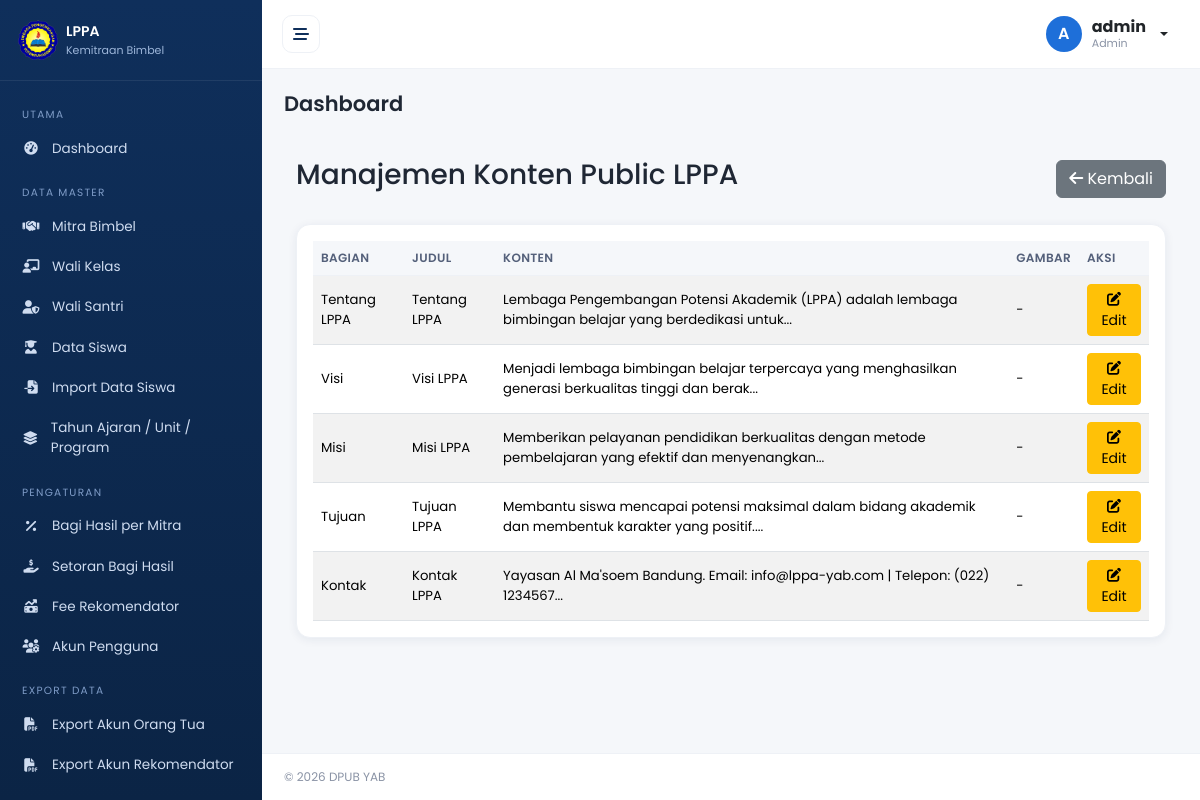
Screenshot of /admin/konten_lppa.php (signed in) with the database file from the repository.
### tables this page shows
CREATE TABLE `konten_lppa` (
  `id` int(11) NOT NULL,
  `bagian` enum('tentang','visi','misi','tujuan','kontak') NOT NULL,
  `judul` varchar(200) NOT NULL,
  `konten` text NOT NULL,
  `gambar` varchar(255) DEFAULT NULL,
  `created_by` int(11) DEFAULT NULL,
  `created_at` timestamp NOT NULL DEFAULT current_timestamp(),
  `updated_at` timestamp NOT NULL DEFAULT current_timestamp() ON UPDATE current_timestamp()
);

### config/app.php (called while the page is built, shortened)
<?php
function base_url(string $path = ''): string {
    $script = str_replace('\\', '/', dirname($_SERVER['SCRIPT_NAME'] ?? '/'));
    $parts = explode('/', trim($script, '/'));
    $last  = end($parts);
    if (in_array($last, ['admin', 'mitra', 'wali', 'orang_tua', 'auth', 'reports'], true)) {
        array_pop($parts);
    }
    $base = '/' . implode('/', array_filter($parts));
    $base = rtrim($base, '/');
    if ($path !== '') {
        $qpos = strpos($path, '?');
        $pathOnly = $qpos !== false ? substr($path, 0, $qpos) : $path;
        $queryStr = $qpos !== false ? substr($path, $qpos) : '';
        if (substr($pathOnly, -4) === '.php') {
            $pathOnly = substr($pathOnly, 0, -4);
        }
        $path = $pathOnly . $queryStr;
    }
    return $base . '/' . ltrim($path, '/');
}
require_once __DIR__ . '/database.php';
require_once __DIR__ . '/../includes/functions.php';

### config/database.php (called while the page is built, shortened)
<?php
function db(): PDO {
    static $pdo = null;
    if ($pdo === null) {
        $dsn = 'mysql:host=' . DB_HOST . ';dbname=' . DB_NAME . ';charset=' . DB_CHARSET;
        try {
            $pdo = new PDO($dsn, DB_USER, DB_PASS, [
                PDO::ATTR_ERRMODE            => PDO::ERRMODE_EXCEPTION,
                PDO::ATTR_DEFAULT_FETCH_MODE => PDO::FETCH_ASSOC,
                PDO::ATTR_EMULATE_PREPARES   => false,
            ]);
        } catch (PDOException $e) {
            die('Koneksi database gagal: ' . htmlspecialchars($e->getMessage()));
        }
    }
    return $pdo;
}

### includes/functions.php (called while the page is built, shortened)
<?php
function e($v): string { return htmlspecialchars((string)$v, ENT_QUOTES, 'UTF-8'); }

### admin/konten_lppa.php (the view, shortened to what this page needs)
<?php
$kontenQuery = db()->query("SELECT * FROM konten_lppa ORDER BY bagian");
$konten = $kontenQuery->fetchAll();
$kontenArray = [];
foreach ($konten as $k) {
    $kontenArray[$k['bagian']] = $k;
}
require_once __DIR__ . '/../includes/header.php';
?>
<div class="container-fluid py-4">
    <div class="d-flex justify-content-between align-items-center mb-4">
        <h3>Manajemen Konten Public LPPA</h3>
        <a href="<?= base_url('admin/index.php') ?>" class="btn btn-secondary">
            <i class="fa-solid fa-arrow-left"></i> Kembali
        </a>
    </div>
    <div class="card">
        <div class="card-body">
            <div class="table-responsive">
                <table class="table table-striped">
                    <thead>
                        <tr>
                            <th>Bagian</th>
                            <th>Judul</th>
                            <th>Konten</th>
                            <th>Gambar</th>
                            <th>Aksi</th>
                        </tr>
                    </thead>
                    <tbody>
                        <?php foreach ($kontenArray as $bagian => $k): ?>
                            <tr>
                                <td>
                                    <?php
                                    $bagianLabel = match($bagian) {
                                        'tentang' => 'Tentang LPPA',
                                        'visi' => 'Visi',
                                        'misi' => 'Misi',
                                        'tujuan' => 'Tujuan',
                                        'kontak' => 'Kontak',
                                        default => $bagian
                                    };
                                    ?>
                                    <?= e($bagianLabel) ?>
                                </td>
                                <td><?= e($k['judul']) ?></td>
                                <td><?= substr(strip_tags($k['konten']), 0, 100) ?>...</td>
                                <td>
                                    <?php if ($k['gambar']): ?>
                                        <img src="<?= base_url('uploads/konten/' . e($k['gambar'])) ?>" alt="" style="max-width: 100px; max-height: 100px;">
                                    <?php else: ?>
                                        -
                                    <?php endif; ?>
                                </td>
                                <td>
                                    <button class="btn btn-sm btn-warning" onclick="editKonten('<?= $bagian ?>')">
                                        <i class="fa-solid fa-edit"></i> Edit
                                    </button>
                                </td>
                            </tr>
                        <?php endforeach; ?>
                    </tbody>
                </table>
            </div>
        </div>
    </div>
</div>
<?php require_once __DIR__ . '/../includes/footer.php'; ?>

### assets/css/style.css (style rules this page uses)
:root { --navy:#0f2f5b; --navy-700:#14406f; --blue:#1e6fd9; --blue-100:#e8f1fd; --gray-50:#f5f7fa; --gray-100:#eef1f6; --gray-400:#8a93a5; --text:#1f2734; --green:#16a34a; --amber:#d97706; --red:#dc2626; --radius:14px; --shadow:0 2px 10px rgba(15,47,91,.07); --sidebar-w:262px; }
* { box-sizing:border-box }
html,body { overflow-x:hidden }
body { margin:0;font-family:'Poppins',system-ui,sans-serif;background:var(--gray-50);color:var(--text);font-size:14px }
a { text-decoration:none }
.card { border:1px solid var(--gray-100);border-radius:var(--radius);box-shadow:var(--shadow) }
.table { font-size:13.2px;margin:0 }
.table>thead th { background:var(--gray-50);color:#54607a;font-weight:600;font-size:12px;text-transform:uppercase;letter-spacing:.03em;white-space:nowrap;border-bottom:1px solid var(--gray-100) }
.table>tbody td { vertical-align:middle }

### rows the page displays
konten_lppa: bagianLabel "Tentang LPPA", judul "Tentang LPPA", konten "Lembaga Pengembangan Potensi Akademik (LPPA) adalah lembaga bimbingan belajar yang berdedikasi untuk"
konten_lppa: bagianLabel "Visi", judul "Visi LPPA", konten "Menjadi lembaga bimbingan belajar terpercaya yang menghasilkan generasi berkualitas tinggi dan berak"
konten_lppa: bagianLabel "Misi", judul "Misi LPPA", konten "Memberikan pelayanan pendidikan berkualitas dengan metode pembelajaran yang efektif dan menyenangkan"
konten_lppa: bagianLabel "Tujuan", judul "Tujuan LPPA", konten "Membantu siswa mencapai potensi maksimal dalam bidang akademik dan membentuk karakter yang positif."
konten_lppa: bagianLabel "Kontak", judul "Kontak LPPA", konten "Yayasan Al Ma'soem Bandung. Email: info@lppa-yab.com | Telepon: (022) 1234567"

### other values shown
substr(user()['nama'] ?? 'U', 0, 1) "A"
user()['nama'] "admin"
str_replace('_', ' ', ucfirst(role())) "Admin"
$PAGE_TITLE "Dashboard"
COPYRIGHT_HOLDER "DPUB YAB"
